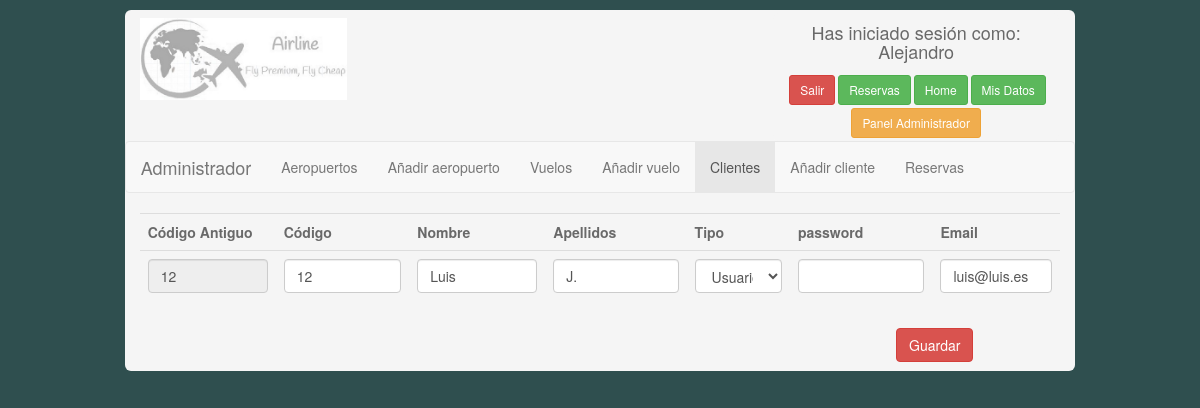
Page /PHP/admin/datosmodificarcliente.php?cod=12 (signed in) on the committed database.
### tables this page shows
CREATE TABLE `usuario` (
  `nombre` varchar(15) NOT NULL,
  `apellidos` varchar(20) NOT NULL,
  `tipo` int(1) NOT NULL,
  `idusuario` int(4) NOT NULL,
  `password` varchar(64) NOT NULL,
  `email` varchar(60) NOT NULL
);

### PHP/admin/datosmodificarcliente.php (the view, shortened to what this page needs)
<!DOCTYPE html>
<html lang="Spanish">
<head>
    <link rel="stylesheet" href="../styles/css/bootstrap.css">
    <link rel="stylesheet" href="../styles/estilos.css">
</head>
<body id="colorfondo">
    <div class="container-fluid">
        <div class="row">
            <div class="col-md-10">
                <div class="container-fluid recuadro margin1">
                    <div class="row">
                        <?php
         include('../config/conection.php');
         include('../config/head.php');
         ?>
                    </div>
                    <div class="row">
                        <nav class="navbar navbar-default">
                            <div class="navbar-header"> <a class="navbar-brand">Administrador</a> </div>
                            <ul class="nav navbar-nav">
                                <li><a href="/admin/datosaeropuertos.php">Aeropuertos</a></li>
                                <li><a href="/admin/addaeropuerto.php">Añadir aeropuerto</a></li>
                                <li><a href="/admin/homeadministrador.php">Vuelos</a></li>
                                <li><a href="/admin/addvuelo.php">Añadir vuelo</a></li>
                                <li class="active"><a href="/admin/datosclientes.php">Clientes</a></li>
                                <li><a href="/admin/addcliente.php">Añadir cliente</a></li>
                                <li><a href="/admin/datosreservas.php">Reservas</a></li>
                            </ul>
                        </nav>
                    </div>
                    <div class="row">
                        <form method="post">
                            <div class="col-md-12">
                                <div class="table-responsive">
                                    <table class="table table-hover table-responsive">
                                        <tr>
                                            <td><strong>Código Antiguo</strong></td>
                                            <td><strong>Código</strong></td>
                                            <td><strong>Nombre</strong></td>
                                            <td><strong>Apellidos</strong></td>
                                            <td><strong>Tipo</strong></td>
                                            <td><strong>password</strong></td>
                                            <td><strong>Email</strong></td>
                                        </tr>
                                        <?php
                $codcli=$_GET['cod'];
                $consultacliente="SELECT * FROM usuario WHERE idusuario='$codcli';";
                $result=$connection->query($consultacliente);
                    while($obj = $result->fetch_object()) {
                    echo"<tr>";
                        echo"<td><input class='form-control' name='antiguocod' value='$obj->idusuario' readonly></td>";
                        echo"<td><input class='form-control' type='number' name='cod' value='$obj->idusuario'></td>";
                        echo"<td><input class='form-control' type='text' name='nom' value='$obj->nombre'></td>";
                        echo"<td><input class='form-control' type='text' name='ape' value='$obj->apellidos'></td>";
                        echo"<td><select name='tip' class='form-control'>";
                        $pordefecto=$obj->tipo;
                        if($pordefecto==0){
                        echo"
                        <option value='1'>Usuario Standart</option>
                        <option value='0' selected>Administrador</option>";
                        }else{
                        echo"
                        <option value='1' selected>Usuario Standart</option>
                        <option value='0'>Administrador</option>";
                        }
                        echo"</select>
                        </td>";
                        echo"<td><input type='text' class='form-control' name='pas' value=''></td>";
                        echo"<td><input type='email' class='form-control' name='ema' value='$obj->email'></td>";
                    echo"</tr>";
                    };
                ?>
                                    </table>
                                </div>
                            </div>
                    </div>
                    <div class="row">
                        <div class="col-md-1"></div>
                        <div class="col-md-10">
                            <input type="submit" name="guardar" class="btn btn-danger alignright margin1" value="Guardar">
                ?> </div>
                    </div>
                    <div class="col-md-1"></div>
                </div>
            </div>
</body>
</html>

### PHP/styles/estilos.css (style rules this page uses)
.margin1 { margin:1%; }
.recuadro { background-color:whitesmoke; border-radius: 6px; color: dimgrey; }
.alignright { float: right; }
#colorfondo { background-color: darkslategray; height: 100%; }

### rows in the picture
usuario: antiguocod "12", cod "12", nom "Luis", ape "J.", tip "Usuario Standart", ema "luis@luis.es"

### other values in the picture
$_SESSION['nombre'] "Alejandro"
